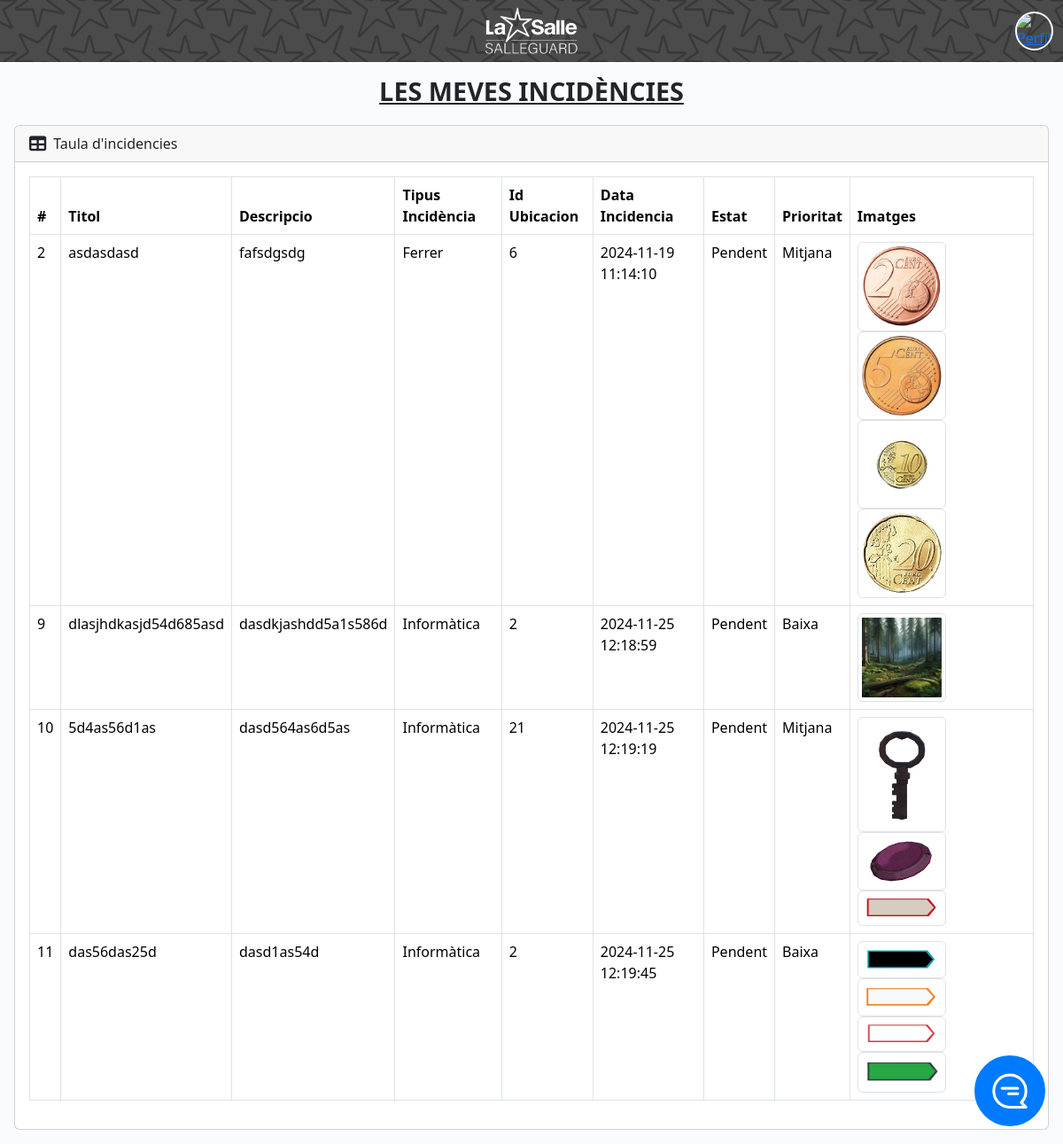
The app's page /index.php?controller=Login&method=incidencies (signed in) with its own data.
### tables this page shows
CREATE TABLE `incidencies` (
  `id` int(11) NOT NULL,
  `creador_nom_cognoms` varchar(100) NOT NULL,
  `titol_fallo` varchar(150) NOT NULL,
  `descripcio` text NOT NULL,
  `tipus_incidencia` enum('Calefacció','Electricitat','Fontaner','Informàtica','Fusteria','Ferrer','Obres','Audiovisual','Equips de seguretat','Neteja de clavegueram','Altres') NOT NULL,
  `id_ubicacio` int(11) DEFAULT NULL,
  `data_incidencia` timestamp NOT NULL DEFAULT current_timestamp(),
  `estat` enum('Pendent','En Progrés','Resolta') DEFAULT 'Pendent',
  `prioritat` enum('Baixa','Mitjana','Alta') DEFAULT 'Baixa',
  `descripcio_resolta` text DEFAULT NULL,
  `imatges` text DEFAULT NULL,
  `id_usuari` int(11) NOT NULL,
  `habilitado` tinyint(1) DEFAULT 1,
  `id_tecnico` int(11) DEFAULT NULL
);

### app/controllers/Login.php (called while the page is built, shortened)
<?php
class LoginController
{
    public function incidencies()
    {
        require "app/views/layouts/Forms/V_Misincidencias.php";
    }
}

### app/views/layouts/Forms/V_Misincidencias.php (the view, shortened to what this page needs)
<?php
include("app/views/layouts/header/header.php");
?>
<body>
    <div class="wrapper">
        <?php
        include("app/views/layouts/menu/menu.php");
        ?>
        <div class="main p-3">
            <div class="tittle-page">
                <h2>Les Meves Incidències</h2>
            </div>
            <div class="card">
                <div class="card-header">
                    <i class="fas fa-table"></i>
                    Taula d'incidencies
                </div>
                <div class="card-body">
                    <div class="table-responsive">
                        <table class="table table-bordered">
                            <thead>
                                <tr>
                                    <th>#</th>
                                    <th>Titol</th>
                                    <th>Descripcio</th>
                                    <th>Tipus Incidència</th>
                                    <th>Id Ubicacion</th>
                                    <th>Data Incidencia</th>
                                    <th>Estat</th>
                                    <th>Prioritat</th>
                                    <th>Imatges</th>
                                </tr>
                            </thead>
                            <tbody>
                                <?php
                                require_once('app/models/connexio.php');
                                $idUsuari = $_SESSION['usuari'][0];
                                $sql = "SELECT id, titol_fallo, descripcio, tipus_incidencia, id_ubicacio, data_incidencia, estat, prioritat, imatges
                                FROM incidencies
                                WHERE id_usuari = ? AND habilitado = 1";
                                $stmt = $conn->prepare($sql);
                                $stmt->bind_param("i", $idUsuari);
                                $stmt->execute();
                                $result = $stmt->get_result();
                                if ($result->num_rows > 0) {
                                    while ($row = $result->fetch_assoc()) {
                                        echo "<tr>";
                                        echo "<td>" . $row['id'] . "</td>";
                                        echo "<td>" . htmlspecialchars($row['titol_fallo']) . "</td>";
                                        echo "<td>" . htmlspecialchars($row['descripcio']) . "</td>";
                                        echo "<td>" . htmlspecialchars($row['tipus_incidencia']) . "</td>";
                                        echo "<td>" . htmlspecialchars($row['id_ubicacio']) . "</td>";
                                        echo "<td>" . htmlspecialchars($row['data_incidencia']) . "</td>";
                                        echo "<td>" . htmlspecialchars($row['estat']) . "</td>";
                                        echo "<td>" . htmlspecialchars($row['prioritat']) . "</td>";
                                        echo "<td>";
                                        if (!empty($row['imatges'])) {
                                            $imatges = explode(',', $row['imatges']);
                                            foreach ($imatges as $imatge) {
                                                echo "<img src='$imatge' class='img-thumbnail' width='100' height='100'>";
                                            }
                                        } else {
                                            echo "No hi ha imatges";
                                        }
                                        echo "</tr>";
                                    }
                                } else {
                                    echo "<tr><td colspan='9'>No hi ha incidències creades per aquest usuari.</td></tr>";
                                }
                                ?>
                            </tbody>
                        </table>
                    </div>
                </div>
            </div>
        </div>
    </div>
</body>

### index.php (shortened to what this page needs)
<?php
if (isset($_GET["controller"])) {
    $controller = $_GET["controller"];
    if (class_exists($controller)) {
        $controller = $controller . "Controller";
        if (class_exists($controller)) {
            $controller = new $controller();
            if (isset($_GET["method"])) {
                $method = $_GET["method"];
                if (method_exists($controller, $method)) {
                    $controller->$method();
                } else {
                    echo "No existe el método " . htmlspecialchars($method);
                }
            } else {
                echo "No existe el método en el controlador " . htmlspecialchars(get_class($controller));
            }
        } else {
            echo "No existe la clase del controlador " . htmlspecialchars($controller);
        }
    } else {
        echo "No existe el controlador " . htmlspecialchars($controller);
    }
} else {
    require("app/views/layouts/Forms/V_Login.php");
}
?>

### app/views/layouts/header/header.php (shortened to what this page needs)
<!DOCTYPE html>
<html lang="ca">
<head>
    <link rel="stylesheet" href="https://cdnjs.cloudflare.com/ajax/libs/font-awesome/6.0.0-beta3/css/all.min.css">
    <link href="https://cdn.lineicons.com/4.0/lineicons.css" rel="stylesheet" />
    <link href='https://cdnjs.cloudflare.com/ajax/libs/fullcalendar/5.11.3/main.min.css' rel='stylesheet' />
    <link rel="stylesheet" href="public/css/styleNav.css">
    <link rel="stylesheet" href="assets/dist/css/bootstrap.min.css">
</head>
<?php
include("app/views/layouts/btn/xat.php");
?>

### app/views/layouts/btn/xat.php
<div class="btn-chat">
    <a href="index.php?controller=Login&method=xat">
        <img src="Images/Comment1Text.png" alt="chat" class="img-chat">
    </a>
</div>

### app/views/layouts/menu/menu.php (shortened to what this page needs)
<header id="header">
    <div class="header-content">
        <div class="d-flex">
            <button class="toggle-btn" type="button">
            </button>
        </div>
        <div class="text-center">
            <div class="logo">
                <a href="index.php?controller=Login&method=bienvenido">
                    <img src="Images/Login/Salleguard.png" alt="Logo">
                </a>
            </div>
        </div>
        <div class="d-flex">
            <button class="toggle-btn" type="button">
                <a href="index.php?controller=Perfil&method=info">
                    <?php $foto = $_SESSION['usuari'][5] ? $_SESSION['usuari'][5] : 'Images/Foto_Perfiles/user-icon.png';  ?>
                    <img src="<?php echo $foto; ?>" alt="Perfil">
                </a>
            </button>
        </div>
    </div>
</header>

### public/css/styleNav.css (style rules this page uses)
a { text-decoration: none; }
body { font-family: 'Poppins', sans-serif; }
.wrapper { display: flex; }
.main { margin-top: 70px; min-height: calc(100vh - 70px); width: 100%; overflow: hidden; transition: all 0.35s ease-in-out; background-color: #fafbfe; }
#header { width: 100%; height: 70px; display: flex; align-items: center; padding: 0; position: fixed; top: 0; left: 0; z-index: 1100; background: linear-gradient(rgba(30, 30, 30, 0.8), rgba(30, 30, 30, 0.8)), url('../../Images/Login/Sallenet_Fondo1.png') no-repeat; background-size: cover; background-position: center; }
.header-content { width: 100%; display: flex; align-items: center; justify-content: space-between; height: 100%; }
.d-flex { display: flex; align-items: center; justify-content: center; position: relative; width: 70px; }
.d-flex img { width: 38px; height: auto; border-radius: 50%; border: 2px solid #FFF; }
.text-center { display: flex; justify-content: center; }
.logo { width: 100%; height: 70px; padding: 7px; }
.logo img { width: auto; height: 100%; }
.toggle-btn { background-color: transparent; cursor: pointer; border: 0; padding: 1rem 1rem; position: relative; width: 70px; z-index: 1; }
.tittle-page h2 { display: flex; justify-content: center; font-size: 1.8rem; text-decoration: underline; font-weight: bold; text-transform: uppercase; margin-bottom: 20px; }
.card-header { display: flex; align-items: center; justify-content: flex-start; }
.card-header i { margin-right: 8px; font-size: 1.2rem; }
.btn-chat { width: 80px; height: 80px; background-color: #007bff; border: 2px solid #007bff; color: white; border-radius: 50%; text-decoration: none; transition: transform 0.3s ease, background-color 0.3s ease, border-color 0.3s ease; touch-action: manipulation; display: flex; align-items: center; justify-content: center; position: fixed; right: 20px; bottom: 20px; animation: subirBajar 1s ease-in-out infinite; z-index: 9999; }
.btn-chat img { width: 50px; height: 50px; }
.table-responsive { overflow-x: auto; -webkit-overflow-scrolling: touch; }

### records on screen
incidencies: id "2", titol_fallo "asdasdasd", descripcio "fafsdgsdg", tipus_incidencia "Ferrer", id_ubicacio "6", data_incidencia "2024-11-19 11:14:10", estat "Pendent", prioritat "Mitjana", imatges (picture)
incidencies: id "9", titol_fallo "dlasjhdkasjd54d685asd", descripcio "dasdkjashdd5a1s586d", tipus_incidencia "Informàtica", id_ubicacio "2", data_incidencia "2024-11-25 12:18:59", estat "Pendent", prioritat "Baixa", imatges (picture)
incidencies: id "10", titol_fallo "5d4as56d1as", descripcio "dasd564as6d5as", tipus_incidencia "Informàtica", id_ubicacio "21", data_incidencia "2024-11-25 12:19:19", estat "Pendent", prioritat "Mitjana", imatges (picture)
incidencies: id "11", titol_fallo "das56das25d", descripcio "dasd1as54d", tipus_incidencia "Informàtica", id_ubicacio "2", data_incidencia "2024-11-25 12:19:45", estat "Pendent", prioritat "Baixa", imatges (picture)
